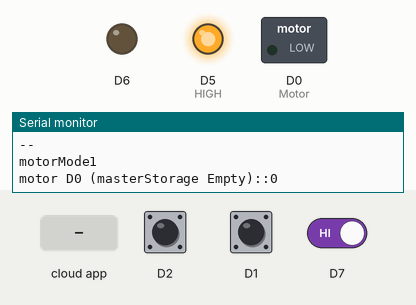
Bench run of a sketch on a simulated ESP8266 (NodeMCU). Shown: switched loads named in the sketch (green lamp = pin HIGH), output pins drawn as LEDs (lit = HIGH), the last lines printed to the serial monitor. The inputs (shaded band) are chosen by the test bench; at power-on: D7 HIGH, D2 HIGH, D1 HIGH.

Above: at 1.8 s.
1.9 s: D7 driven LOW
At 2.8 s:
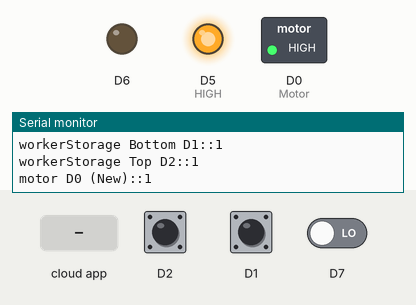
3.5 s: the phone or cloud app sets motorMode to 0
At 4.8 s:
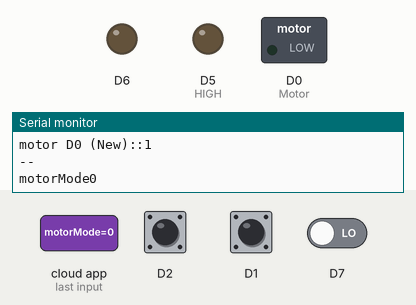
5.6 s: the phone or cloud app sets motorManualBtn to 1
At 7.3 s:
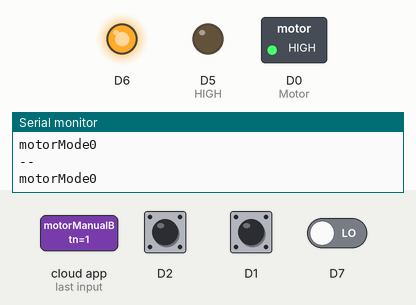
7.6 s: the phone or cloud app sets motorMode to 1
At 9.1 s:
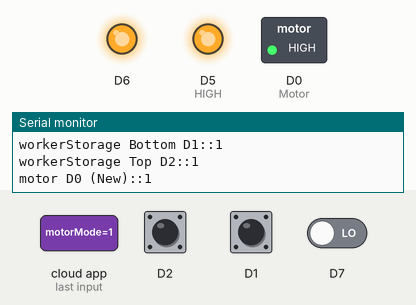
9.6 s: the phone or cloud app sets motor to 0
At 10.32 s:
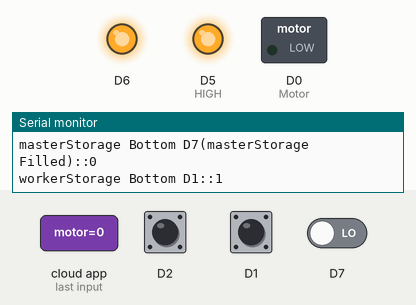
11.8 s: D7 driven HIGH
At 13.9 s:
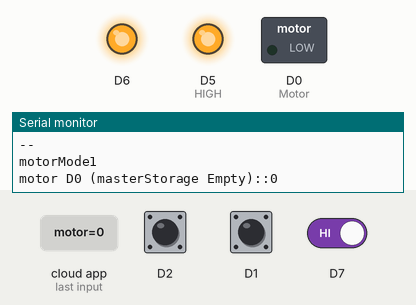
Timing chart, 0 to 14.9 s (numbered marks = the images above; inputs shaded):
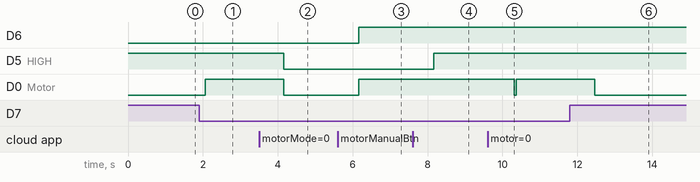

Measured:
- after the input at 1.9 s, D0 (Motor): LOW → HIGH after 0.16 s
- after the input at 3.5 s, D5 (HIGH), D0 (Motor): HIGH → LOW after 0.66 s
- after the input at 5.6 s, D6, D0 (Motor): LOW → HIGH after 0.56 s
- after the input at 7.6 s, D5 (HIGH): LOW → HIGH after 0.56 s
- after the input at 9.6 s, D0 (Motor): HIGH → LOW after 0.71 s, → HIGH 0.06 s later
- after the input at 11.8 s, D0 (Motor): HIGH → LOW after 0.67 s

The sketch:

AutopumpingWithFloatSwitch.ino
```cpp
#include <ESP8266WiFi.h>
#include <ThingerESP8266.h>

#define USERNAME "nkjava2050"
#define DEVICE_ID "TestNMCU2"
#define DEVICE_CREDENTIAL "someSecretKey2"

#define SSID "D-Link_DIR-81"
#define SSID_PASSWORD "Nikhil"

ThingerESP8266 thing(USERNAME, DEVICE_ID, DEVICE_CREDENTIAL);

void setup() {
  Serial.begin(9600);
  pinMode(D0, OUTPUT);                // Motor/LED
  pinMode(D5, OUTPUT);                // HIGH:Auto, LOW:Manual
  digitalWrite(D5, HIGH);
  pinMode(D6, OUTPUT);                // 0:OFF, 1:ON
  digitalWrite(D6, LOW);

  thing.add_wifi(SSID, SSID_PASSWORD);

  // digital pin control example (i.e. turning on/off a light, a relay, configuring a parameter, etc)
  // OUTPUT
  thing["motor"] << digitalPin(D0);
  thing["motorMode"] << digitalPin(D5);
  thing["motorManualBtn"] << digitalPin(D6);

  // resource output example (i.e. reading a sensor value)
  // INPUT
  thing["workerStorageBottomFloat"] >> outputValue(digitalRead(D1));
  thing["workerStorageTopFloat"] >> outputValue(digitalRead(D2));
  thing["masterStorageBottomFloat"] >> outputValue(digitalRead(D7));

  // thing["millis"] >> outputValue(millis());
  // more details at http://docs.thinger.io/arduino/
}

void loop() {
  thing.handle();
  Serial.print("motorMode");   Serial.println(digitalRead(D5));
  if(digitalRead(D5)==HIGH) {   // If motorMode=Auto
    if(digitalRead(D7)==LOW){   // masterStorage is not Empty

      Serial.print("masterStorage Bottom D7(masterStorage Filled)::");  Serial.println(digitalRead(D7));
      Serial.print("workerStorage Bottom D1::");Serial.println(digitalRead(D1));
      Serial.print("workerStorage Top D2::"); Serial.println(digitalRead(D2));

      if(digitalRead(D1)==LOW && digitalRead(D2)==LOW){         // workerStorage is Full
        digitalWrite(D0, LOW);              // Stop motor
      } else if(digitalRead(D1)==HIGH && digitalRead(D2)==HIGH){ // workerStorage is not Full
        digitalWrite(D0, HIGH);             // Start motor
      }
      Serial.print("motor D0 (New)::");           Serial.println(digitalRead(D0));

    } else {                            // masterStorage is Empty
      digitalWrite(D0, LOW);                // Stop motor
      Serial.print("motor D0 (masterStorage Empty)::");           Serial.println(digitalRead(D0));
    }

  } else {                      // If motorMode=Manual
    digitalWrite(D0, digitalRead(D6));      // Motor works on D6 btn
  }
  delay(1000);
  Serial.println("--");
}
```
